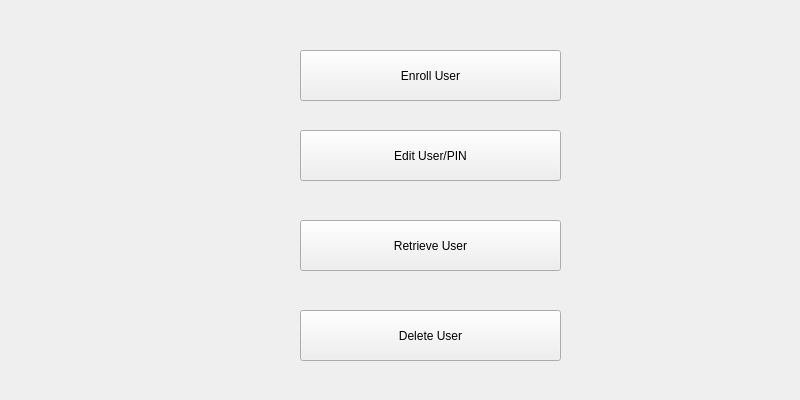
<?xml version="1.0" encoding="UTF-8"?>
<ui version="4.0">
 <class>OptionsWidget</class>
 <widget class="QWidget" name="OptionsWidget">
  <property name="geometry">
   <rect>
    <x>0</x>
    <y>0</y>
    <width>800</width>
    <height>400</height>
   </rect>
  </property>
  <property name="windowTitle">
   <string>Form</string>
  </property>
  <widget class="QPushButton" name="addUserBut">
   <property name="geometry">
    <rect>
     <x>300</x>
     <y>50</y>
     <width>261</width>
     <height>51</height>
    </rect>
   </property>
   <property name="text">
    <string>Enroll User</string>
   </property>
  </widget>
  <widget class="QPushButton" name="editUserBut">
   <property name="geometry">
    <rect>
     <x>300</x>
     <y>130</y>
     <width>261</width>
     <height>51</height>
    </rect>
   </property>
   <property name="text">
    <string>Edit User/PIN</string>
   </property>
  </widget>
  <widget class="QPushButton" name="retUserBut">
   <property name="geometry">
    <rect>
     <x>300</x>
     <y>220</y>
     <width>261</width>
     <height>51</height>
    </rect>
   </property>
   <property name="text">
    <string>Retrieve User</string>
   </property>
  </widget>
  <widget class="QPushButton" name="delUserBut">
   <property name="geometry">
    <rect>
     <x>300</x>
     <y>310</y>
     <width>261</width>
     <height>51</height>
    </rect>
   </property>
   <property name="text">
    <string>Delete User</string>
   </property>
  </widget>
 </widget>
 <resources/>
 <connections/>
</ui>
